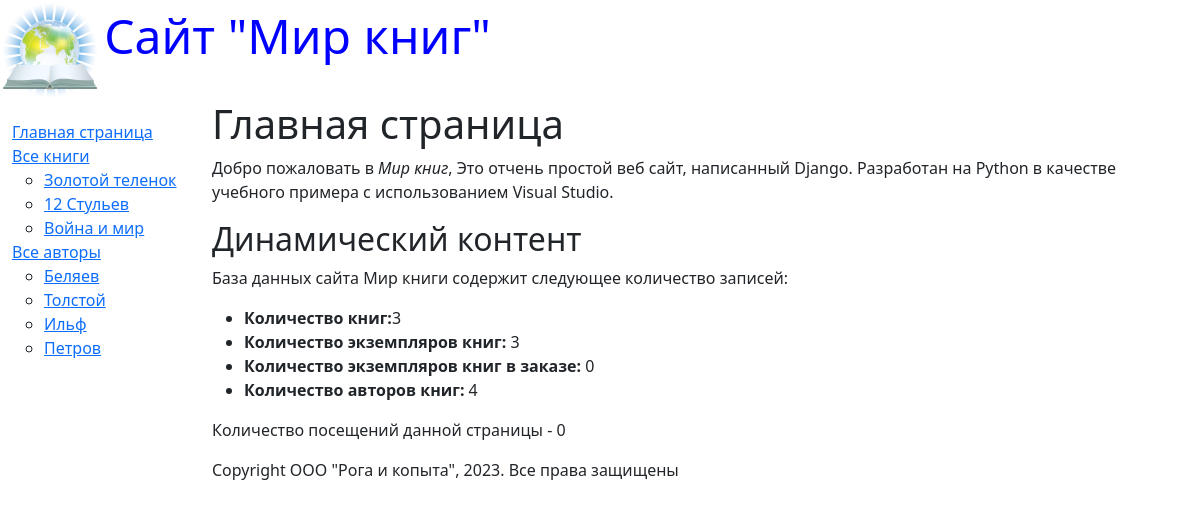
The page / on the database its author committed.
### catalog/models.py (models this page shows, shortened)
class Book(models.Model):
    title = models.CharField(max_length=200,
                             help_text="Введите название книги",
                             verbose_name="Название книги")
    genre = models.ForeignKey("Genre", on_delete=models.CASCADE,
                              help_text="Выберите Жанр книги",
                              verbose_name="Жанр книги", null=True)
    language = models.ForeignKey("Language", on_delete=models.CASCADE,
                                 help_text="Выберите язык книги",
                                 verbose_name = "Язык книги", null=True)
    author = models.ManyToManyField("Author",
                                    help_text="Выберите автора книги",
                                    verbose_name= "Автор книги")
    summary = models.TextField(max_length=1000,
                               help_text="Введите краткое описание книги",
                               verbose_name="Аннотация книги")
    isbn = models.CharField(max_length=13,
                            help_text="Не более 13 символов",
                            verbose_name= "ISBN книги")
    def display_author(self):
        return ', '.join([author.last_name for author in
                          self.author.all()])
    display_author.short_description = "Авторы"
    def get_absolute_url(self):
        return reverse("book_detail", args=[str(self.id)])

class Author(models.Model):
    first_name = models.CharField(max_length=100,
                                  help_text="Введите имя автора",
                                  verbose_name="Имя автора")
    last_name= models.CharField(max_length=100,
                                help_text="Введите фамилию автора",
                                verbose_name="Фамилия автора")
    date_of_birth = models.DateField(help_text="Введите дату рождения",
                                     verbose_name="Дата рождения",
                                     null=True, blank=True)
    date_of_death = models.DateField(help_text="Введите дату смерти",
                                     verbose_name="Дата смерти",
                                     null=True, blank=True)

### catalog/views.py (the view)
# urls.py: path("", views.index, name="index"),
def index(request):
    num_books = Book.objects.all().count()
    num_instances = BookInstance.objects.all().count()
    num_instances_available = BookInstance.objects.filter(status__exact=2).count()
    num_authors = Author.objects.count()
    num_visits = request.session.get("num_visits", 0)
    request.session ["num_visits"] = num_visits + 1
    return render(request, "index.html",
                   context={"num_books": num_books,
                            "num_instances": num_instances,
                            "num_instances_available":
                            num_instances_available,
                            "num_authors": num_authors,
                            "num_visits": num_visits},
                )

### catalog/templatetags/menu_tags.py (called while the page is built)
@register.simple_tag
def show_book():
    book = Book.objects.all()
    return book

@register.simple_tag
def show_authors():
    authors = Author.objects.all()
    return authors

### catalog/templates/index.html
{% extends 'base_generic.html' %}
{% block content %}
<h1> Главная страница</h1>
<p> Добро пожаловать в <em> Мир книг</em>, Это отчень простой
    веб сайт, написанный Django. Разработан на Python
     в качестве учебного примера с использованием Visual Studio.</p>
<h2> Динамический контент</h2>
<p> База данных сайта Мир книги
    содержит следующее количество записей:</p>
<ul>
    <li> <strong> Количество книг:</strong>{{ num_books}} </li>
    <li> <strong> Количество экземпляров книг:
            </strong> {{num_instances}} </li>
    <li> <strong> Количество экземпляров книг в заказе:
            </strong> {{ num_instances_available}}</li>
    <li> <strong> Количество авторов книг:
            </strong> {{num_authors}}</li>
</ul>
<p>Количество посещений данной страницы - {{ num_visits }} </p>
{% endblock %}

### catalog/templates/base_generic.html (shortened to what this page needs)
{% load menu_tags %}
<!DOCTYPE html>
<html lang="en">
<head>
    <link rel="stylesheet" href="https://cdn.jsdelivr.net/npm/bootstrap@5.2.3/dist/css/bootstrap.min.css">
    {% load static %}
    <link rel="stylesheet" href="{% static 'css/styles.css' %}">
    {% block head %}
        <img src="{%static 'images/logotip.jpg' %}"
        style="width: 100px; height:100px;" align="absmiddle">
        <font size=7, color="blue"> Сайт "Мир книг" </font>
    {% endblock %}
</head>
<body>
    <div class="container-fluid">
        <div class="row">
            <div class="col-sm-2">
                {% block sidebar %}
                    <ul class="sidebar-nav">
                        <li><a href="{% url 'index' %}">Главная страница </a></li>
                        <li><a href="{% url 'books' %}">Все книги </a></li>
                            <ul>
                                {% show_book as book %}
                                {% for book in book %}
                                    <li><a href="{{ book.get_absolute_url }}">{{ book.title }} </a></li>
                                {% endfor %}
                            </ul>
                        <li><a href="{% url 'authors' %}"> Все авторы</a></li>
                            <ul>
                                {% show_authors as author %}
                                {% for author in author %}
                                    <li><a href="author_detail">{{ author.last_name }} </a></li>
                                {% endfor %}
                            </ul>
                    </ul>
                {% endblock %}
                </div>
        <div class="col-sm-10 ">
        {% block content %}
        {% endblock %}
        {% block footer %}
            {% block copyright %}
            <p> Copyright ООО "Рога и копыта", 2023. Все права защищены</p>
            {% endblock %}
        {% endblock %}
        </div>
        </div>
        </div>
        </body>
</html>

### catalog/static/styles.css (style rules this page uses)
.sidebar-nav { margin-top: 20px; padding: 0; list-style: none; }

### rows shown on the page
Book: title "Золотой теленок"
Book: title "12 Стульев"
Book: title "Война и мир"
Author: last_name "Беляев"
Author: last_name "Толстой"
Author: last_name "Ильф"
Author: last_name "Петров"

### other values the page prints
{{ num_books }} "3"
{{ num_instances }} "3"
{{ num_instances_available }} "0"
{{ num_authors }} "4"
{{ num_visits }} "0"
